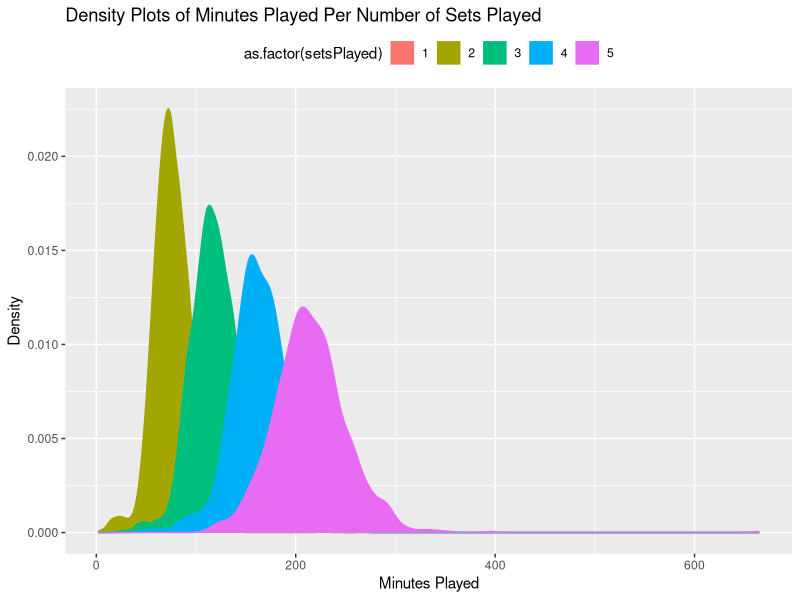
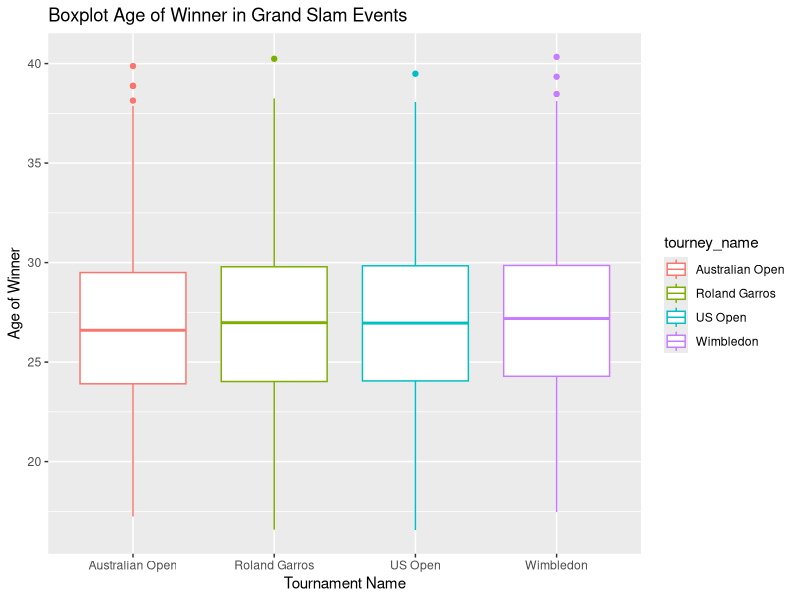
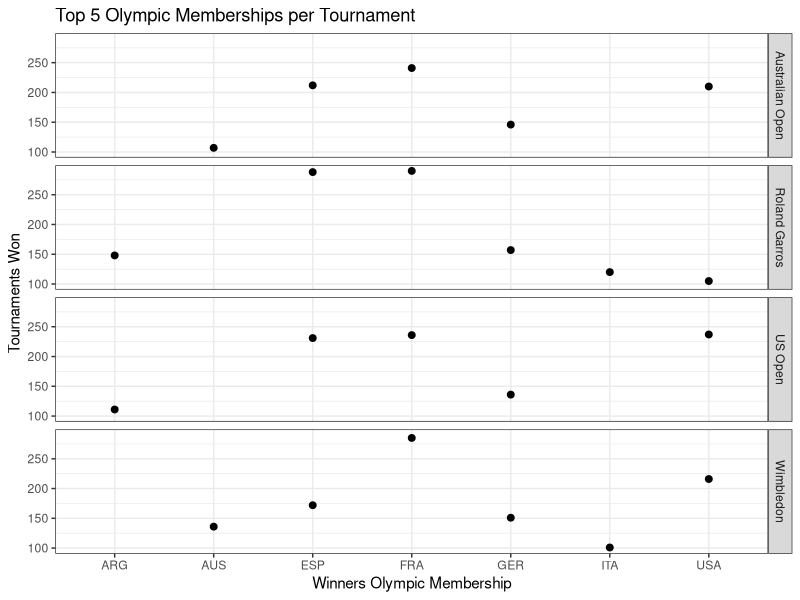
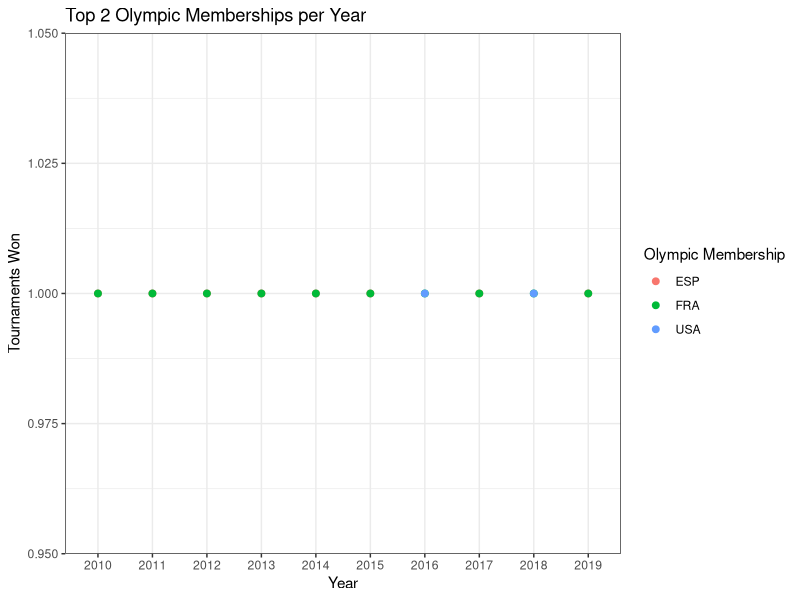

R code for these plots, in order:
library(tidyverse)

Tennis_Data <- read.csv(file = "Data_RegEx3.csv")

NewTable <-
  Tennis_Data %>%
  mutate(year = str_extract(tourney_id, "^\\d+")) %>%
  mutate(score_edit = score)

  NewTable$score_edit <- gsub("\\(\\d+)", replacement = "", NewTable$score_edit)
  NewTable$score_edit <- gsub("RET", replacement = "", NewTable$score_edit)


NewTable <-
  NewTable %>% 
  separate(score_edit, c("Set.1", "Set.2", "Set.3", "Set.4", "Set.5"), sep = " ")

NewTable = 
  NewTable %>%
  mutate(setsPlayed = rowSums(!is.na(NewTable[,8:12])))

head(NewTable)

NewTable <-
  NewTable %>%
  select(tourney_id, tourney_name, winner_ioc, winner_age, score, minutes, year, setsPlayed)

NewTable$tourney_name <- gsub("Us Open", "US Open", NewTable$tourney_name)

ggplot(NewTable) +
  aes(x = minutes, group = setsPlayed, fill = as.factor(setsPlayed), color = as.factor(setsPlayed)) +
  geom_density() + 
  labs(title = "Density Plots of Minutes Played Per Number of Sets Played",
       x = "Minutes Played",
       y = "Density") +
  theme(legend.position = "top")


ggplot(NewTable, aes(x = tourney_name, y = winner_age, color = tourney_name)) + 
  geom_boxplot() +
  labs(title = "Boxplot Age of Winner in Grand Slam Events",
       x = "Tournament Name",
       y = "Age of Winner")

NewTable2 <-
  NewTable %>%
  filter(winner_ioc %in% c("ARG","AUS","ESP","FRA","GER","ITA","USA"))
  
ggplot(data = NewTable2) +
  aes(x = , y = winner_ioc ) +
  geom_point(stat = "count", size = 2)+ 
  coord_flip() + 
  facet_grid(tourney_name ~ .) +
  theme_bw()+
  labs(title = "Top 5 Olympic Memberships per Tournament", x = "Tournaments Won", y = "Winners Olympic Membership") + 
  xlim(100,290)


ioc_countries2 <-c("ESP","FRA","USA")

NewTable4 <- NewTable %>%
  filter(winner_ioc %in% ioc_countries2)


NewTable4_Vals <- NewTable4 %>%
  group_by(year,winner_ioc) %>%
  summarise(count = n())

YearCounts <- NewTable %>%
  group_by(year, winner_ioc) %>%
  summarise(count = n()) %>%
  group_by(year) %>%
  summarise(count = max(count)) 

WinnerBasedOnIOC_Year <- NewTable %>%
  group_by(year,winner_ioc) %>%
  summarise(count = n())


Toppers <- WinnerBasedOnIOC_Year %>%
  inner_join(YearCounts, by = c("year","count"))

NewTable4 <- anti_join(NewTable4_Vals, Toppers , by = c("year","winner_ioc","count"))

NewTable4_Vals2 <- NewTable4 %>%
  group_by(year) %>%
  summarise(count = max(count))

RunnerUpsBasedOnIOC_Year <- NewTable4 %>%
  inner_join(NewTable4_Vals2, by = c("year","count"))

RunnerUps <- Toppers %>%
  full_join(RunnerUpsBasedOnIOC_Year, by = c("year", "winner_ioc","count"))

ggplot(data = RunnerUps) +
  aes(x = year, group = winner_ioc, color = winner_ioc) +
  geom_point(stat = "count", size = 2) + 
  theme_bw() + 
  labs(title = "Top 2 Olympic Memberships per Year",
       x = "Year",
       y = "Tournaments Won") +
  scale_color_discrete("Olympic Membership")